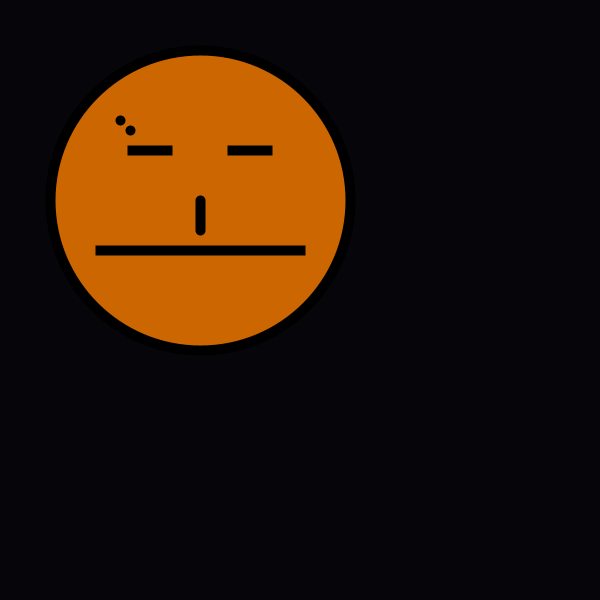
Frame 1 (no input)
Frame 60 (the mouse pressed at the canvas centre just before this capture): identical to frame 1, image omitted
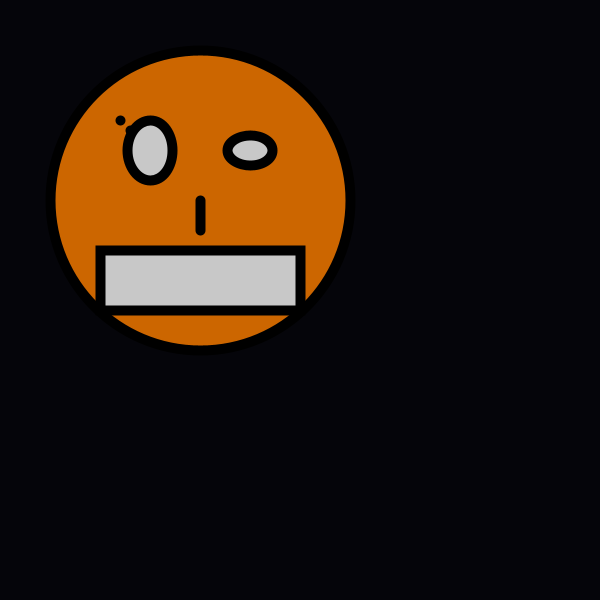
Frame 120 (the mouse held since frame 60 and released just before this capture)

The Processing sketch that drew these frames (run headless with seeded random() and noise(); from frame 60 on, the mouse is pressed at the canvas centre):

// Processing sketch: processing_92304
// ── processing_92304.pde

// what to do the when the program first starts up:
void setup() {
  // create a canvas of 400 wide by 400 high pixels:
  size(600, 600);
  smooth(100);
  strokeWeight(10);
}

// what to do when the canvas should be drawn:
void draw() {
  background(5,5,10);
  fill(204, 102, 0);
  stroke(0);
  ellipse(200, 200, 300, 300);
  fill(200);
  ellipse(150, 150, 45, mouseX / 5);
  ellipse(250, 150, 45, mouseY / 10);
  line(200, 200, 200, 230);
  rect(100, 250, 200, mouseX/5);
  point(120, 120);
  point(130, 130);
}
